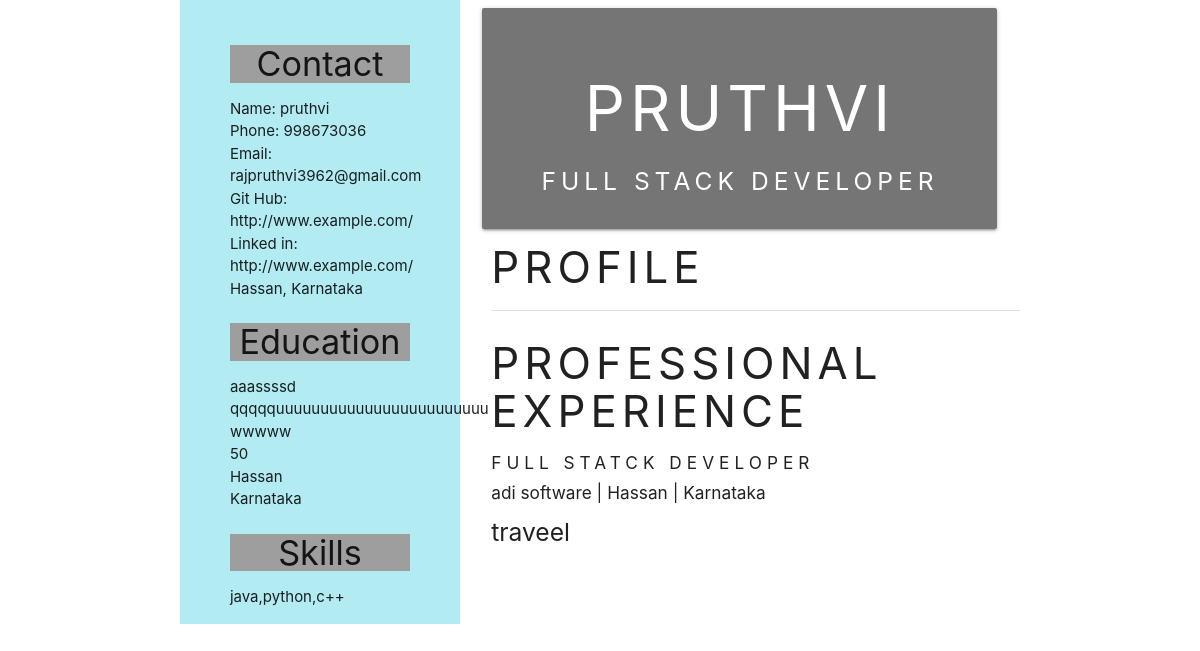
/restemp/ (signed in), run on the app's committed database.
### cv/models.py (models this page shows, shortened)
class Profile(models.Model):
    name = models.CharField(max_length=40)
    email = models.EmailField(unique=True)
    phno = models.CharField(max_length=15,unique=True)
    city = models.CharField(max_length=150)
    state = models.CharField(max_length=100)
    about = models.TextField(blank=True,null=True)
    linkdin = models.URLField(blank=True,null=True)
    github  = models.URLField(blank=True,null=True)
    user = models.OneToOneField(User,on_delete=models.CASCADE,default='Pruthvi')

class Education(models.Model):
    sslc = models.CharField(max_length=100)
    puc = models.CharField(max_length=100)
    degree = models.CharField(max_length=100)
    percentage = models.IntegerField(unique=True)
    city = models.CharField(max_length=100)
    state = models.CharField(max_length=100)
    user = models.ForeignKey(User,on_delete=models.CASCADE)

class Skill(models.Model):
    skill = models.CharField(max_length=100)
    user = models.ForeignKey(User,on_delete=models.CASCADE)

class Experience(models.Model):
    jobrole = models.CharField(max_length=50)
    companyname = models.CharField(max_length=70)
    projects = models.CharField(max_length=100,null=True,blank=True)
    city = models.CharField(max_length=50,null=True,blank=True)
    state = models.CharField(max_length=50,null=True,blank=True)
    user = models.ForeignKey(User,on_delete=models.CASCADE)

### cv/views.py (the view)
# urls.py: path('restemp/', views.restemp, name='restemp'),
@login_required(login_url='/login')
def restemp(request):
    context = {
         'pf': Profile.objects.filter(user=request.user).all(),
         'ed': Education.objects.filter(user=request.user).all(),
         'ex': Experience.objects.filter(user=request.user).all(),
         'sk': Skill.objects.filter(user=request.user).all(),
    }
    return render(request, 'restemp.html', context)

### cv/templates/restemp.html (shortened to what this page needs)
<!DOCTYPE html>
{% load static %}
<html lang="en">
<head>
    <link rel="stylesheet" href="https://cdnjs.cloudflare.com/ajax/libs/materialize/1.0.0/css/materialize.min.css">
    <link rel="stylesheet" href="{% static 'css/style1.css' %}" >
</head>
<body>
    <div class="container ">
        <div class="row card-content">
            <div class="col s4 #b2ebf2 cyan lighten-4">
                {% for i in pf %}
                <div class="container">
                    <h4 class="grey center">Contact</h4>
                    <ul>
                        <li>Name:  {{i.name}} </li>
                        <li>Phone: {{i.phno}}</li>
                        <li>Email: {{i.email}}</li>
                        <li>Git Hub: {{i.github}}</li>
                        <li>Linked in: {{i.linkdin}}</li>
                        <li>{{i.city}}, {{i.state}}</li>
                    </ul>
                    {% endfor %}
                    <h4 class="grey center">Education</h4>
                    {% for i in ed %}
                    <ul>
                        <li>{{i.sslc}}</li>
                        <li>{{i.puc}}</li>
                        <li>{{i.degree}}</li>
                        <li>{{i.percentage}}</li>
                        <ul>{{i.city}}</ul>
                        <ul>{{i.state}}</ul>
                    </ul>
                    {% endfor %}
                    <h4 class="grey center">Skills</h4>
                    {% for i in sk %}
                    <ul>
                        <li>{{i.skill}}</li>
                    </ul>
                    {% endfor %}
                </div>
            </div>
            <div class="col s8">
                <div class="col s12 ">
                    <div class="card grey darken-1">
                      <div class="card-content white-text">
                          {% for i in pf %}
                        <span class="card-title center NameDisplay"><h1>{{i.name}}</h1></span>
                          {% endfor %}
                        <h5 class="center NameDisplay">Full Stack Developer</h5>
                      </div>
                    </div>
                </div>
                <div class="row" style="margin-left: 20px;">
                    <h3 class="NameDisplay">Profile</h3>
                    <div class="divider"></div>
                        <h3 class="NameDisplay">Professional experience</h3>
                    {% for i in ex %}
                    <h6 class="NameDisplay">{{i.jobrole}}</h6>
                    <h6>{{i.companyname}}  |   {{i.city}}   |     {{i.state}}</h6>
                    <h5>{{i.projects}}</h5>
                    {% endfor %}
                </div>
            </div>
          </div>
    </div>
</body>
</html>

### cv/static/css/style1.css (style rules this page uses)
.NameDisplay { text-transform: uppercase; letter-spacing: 5px }

### data on the page
Profile: name "pruthvi", phno "998673036", email "rajpruthvi3962@gmail.com", github "http://www.example.com/", linkdin "http://www.example.com/", city "Hassan", state "Karnataka", name "PRUTHVI"
Education: sslc "aaassssd", puc "qqqqquuuuuuuuuuuuuuuuuuuuuuuu", degree "wwwww", percentage "50", city "Hassan", state "Karnataka"
Skill: skill "java,python,c++"
Experience: jobrole "FULL STATCK DEVELOPER", companyname "adi software", city "Hassan", state "Karnataka", projects "traveel"
